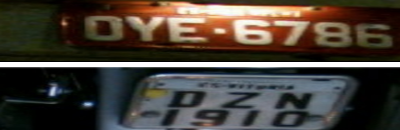
#> input picture data/exemplos/placa_alta_definicao_01.png, 400 x 130 px
$ python -i testar_deskew_yolo_experimento.py   (imports and definitions only)
#> lines starting #> are read from the running program, lines starting #| are printed output that depends on the picture
#> further down, picture is the input picture: shape (130, 400, 3); mean B, G, R 55.7, 63.6, 71.1
"""
Experimento de Retificação de Ângulo (Deskew) + YOLO de Caracteres.
Testa especificamente as 36 fotos que antes ativavam o EasyOCR,
para avaliar se o YOLO consegue identificar corretamente os 7 caracteres
quando a placa é endireitada (0.0° horizontal) e a tarja superior é tratada.
"""

import os
import sys
import glob
import cv2
import numpy as np
import pandas as pd
from pathlib import Path

BASE_DIR = Path(__file__).resolve().parent
if str(BASE_DIR) not in sys.path:
    sys.path.append(str(BASE_DIR))

from src.detector import DetectorPlacas
from src.caracteres import ReconhecedorCaracteresYOLO, gerar_variacoes_alto_contraste
from src.desambiguacao import refinar_placa_completa
from src.utils import classificar_padrao_placa, tentar_corrigir_placa, extrair_melhor_placa_de_texto, formatar_placa_exibicao

def endireitar_placa_hough(img_placa):
    """
    Calcula a inclinação da placa via transformada probabilística de Hough
    e rotaciona a imagem para deixá-la 100% reta e horizontal (0.0°).
    """
    if img_placa is None or img_placa.size == 0:
        return img_placa, 0.0

    cinza = cv2.cvtColor(img_placa, cv2.COLOR_BGR2GRAY) if len(img_placa.shape) == 3 else img_placa
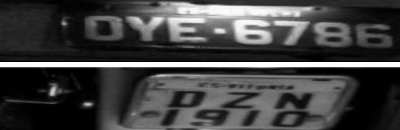
#> cinza: shape (130, 400); min 0, max 255, mean 65
    bordas = cv2.Canny(cinza, 50, 150, apertureSize=3)
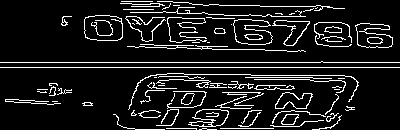
#> bordas: shape (130, 400); 10.9% white in thin lines or dots
    linhas = cv2.HoughLinesP(bordas, 1, np.pi / 180, threshold=45, minLineLength=35, maxLineGap=12)
#> linhas = 42 rows, first 6: [0, 67, 399, 67], [0, 62, 399, 62], [252, 20, 295, 21], [204, 74, 317, 75], [220, 128, 273, 128], [120, 3, 170, 4]

    angulos = []
    if linhas is not None:
        for linha in linhas:
            l = linha.ravel()
            if len(l) >= 4:
                x1, y1, x2, y2 = l[:4]
                if x2 != x1:
                    ang = np.arctan2(y2 - y1, x2 - x1) * 180 / np.pi
                    # Considera apenas inclinações veiculares realistas (-35° a +35°)
                    if -35.0 < ang < 35.0:
                        angulos.append(ang)
#> this loop made 42 passes
#> (x1, y1, x2, y2, ang) on passes 1 to 12: (0, 67, 399, 67, 0), (0, 62, 399, 62, 0), (252, 20, 295, 21, 1.33), (204, 74, 317, 75, 0.507), (220, 128, 273, 128, 0), (120, 3, 170, 4, 1.15), (292, 114, 340, 116, 2.39), (84, 23, 180, 25, 1.19), (272, 123, 340, 119, -3.37), (135, 47, 264, 49, 0.888), (189, 3, 287, 6, 1.75), (268, 25, 389, 29, 1.89)
#> after the loop, angulos = 42 values, max 7 at index 40, min -6.34 at index 30, mean 0.605

    angulo_estimado = float(np.median(angulos)) if angulos else 0.0
#> angulo_estimado = 0.749

    # Só rotaciona se o ângulo for significativo (> 1.5 grau)
    if abs(angulo_estimado) < 1.5:
        return img_placa, 0.0

    h, w = img_placa.shape[:2]
    centro = (w // 2, h // 2)
    mat = cv2.getRotationMatrix2D(centro, angulo_estimado, 1.0)
    placa_reta = cv2.warpAffine(img_placa, mat, (w, h), flags=cv2.INTER_CUBIC, borderMode=cv2.BORDER_REPLICATE)
    return placa_reta, angulo_estimado

# [93 lines left out: function executar_experimento, not called in this run]

# [2 lines not run here, left out]

>>> import cv2
>>> picture = cv2.imread('../data/exemplos/placa_alta_definicao_01.png')
>>> result = endireitar_placa_hough(picture)
